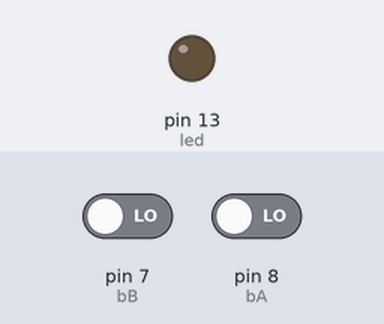
The sketch below on a simulated Arduino Uno, built with avr-gcc and run on an emulated ATmega328P. Shown: output pins drawn as LEDs (lit = HIGH). The test bench sets the inputs (shaded band); at power-on: pin 7 (bB) LOW, pin 8 (bA) LOW. What the sketch prints to the serial monitor is not drawn.

Above: at 1.8 s.
1.9 s: pin 7 (bB) driven HIGH
At 3.2 s:
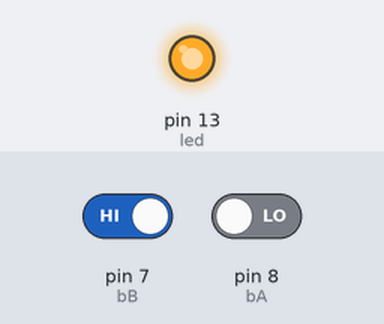
3.5 s: pin 7 (bB) driven LOW
At 4.4 s:
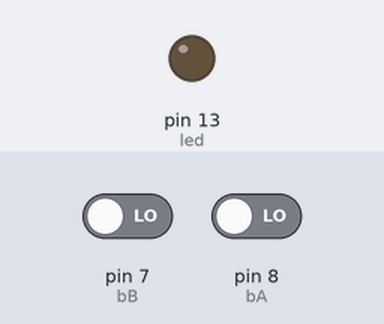
5.0 s: pin 8 (bA) driven HIGH
At 6.0 s:
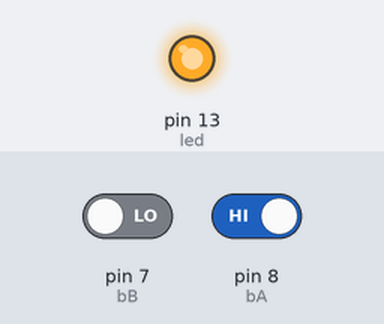
Timing chart, 0 to 8.0 s (numbered marks = the images above; inputs shaded):
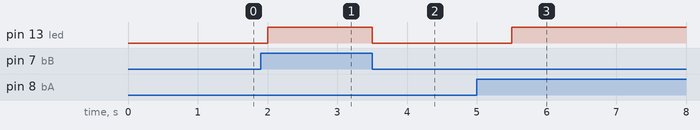

Measured:
- after the input at 1.9 s, pin 13 (led): LOW → HIGH after 0.10 s
- after the input at 3.5 s, pin 13 (led): HIGH → LOW at once
- after the input at 5.0 s, pin 13 (led): LOW → HIGH after 0.50 s

The sketch:

or.ino
```cpp
int led = 13;
int bA = 8;
int bB = 7;

void setup() {
  // put your setup code here, to run once:
  pinMode(led, OUTPUT);
  pinMode(bA, INPUT);
  pinMode(bB, INPUT);
  Serial.begin(9600);
}

void loop() {
 // put your main code here, to run repeatedly:
  Serial.println("bA");
  Serial.println(digitalRead(bA));
  delay(500);

  Serial.println("bB");
  Serial.println(digitalRead(bB));
  delay(500);

  while (digitalRead(bA) == 1 || digitalRead(bB) == 1) {
    digitalWrite(led, HIGH);
  }
   digitalWrite(led, LOW);
}
```
